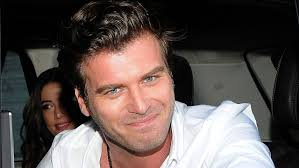
#> input picture gorsel_segmentasion/flagged/Resim Yükleyin/14f872d871edf0723e7c/images 4.jpeg, 299 x 168 px
$ python -i main.py   (imports and definitions only)
#> lines starting #> are read from the running program, lines starting #| are printed output that depends on the picture; after the words box and inside, x2 and y2 are one past the last pixel; in counts of white or black regions, pixels touching at a corner belong together
import gradio as gr
import cv2
import numpy as np
import matplotlib.pyplot as plt
import tempfile
import os

def segment_image(image):
    # Görüntü işleme
    if len(image.shape) == 2:  # Eğer gri tonlamalı ise
        image_rgb = cv2.cvtColor(image, cv2.COLOR_GRAY2RGB)
    else:
        image_rgb = image  # Zaten RGB formatında

    gray_image = cv2.cvtColor(image_rgb, cv2.COLOR_RGB2GRAY)
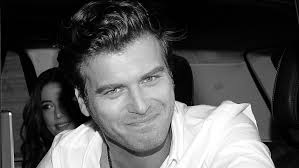
#> gray_image: shape (168, 299); min 0, max 255, mean 85.3
    thresh_value, binary_image = cv2.threshold(gray_image, 0, 255, cv2.THRESH_BINARY + cv2.THRESH_OTSU)
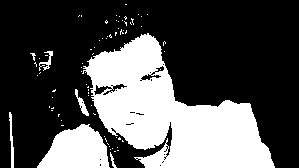
#> binary_image: shape (168, 299); 31.8% white; 75 white regions (68 under 20 px), largest, box (x1, y1, x2, y2) and area: (82, 33, 275, 168) 13196, (37, 124, 110, 168) 2206, (9, 112, 14, 168) 144
#> thresh_value = 115

    fig, ax = plt.subplots(1, 2, figsize=(10, 5))

    ax[0].imshow(image_rgb)
    ax[0].set_title('Orijinal Görüntü (RGB)')
    ax[0].axis('off')

    ax[1].imshow(binary_image, cmap='gray')
    ax[1].set_title('Segmentasyon Sonucu (Eşikleme)')
    ax[1].axis('off')

    plt.tight_layout()

    # Geçici dosya oluşturma
    result_path = tempfile.mktemp(suffix='.png')
    plt.savefig(result_path)
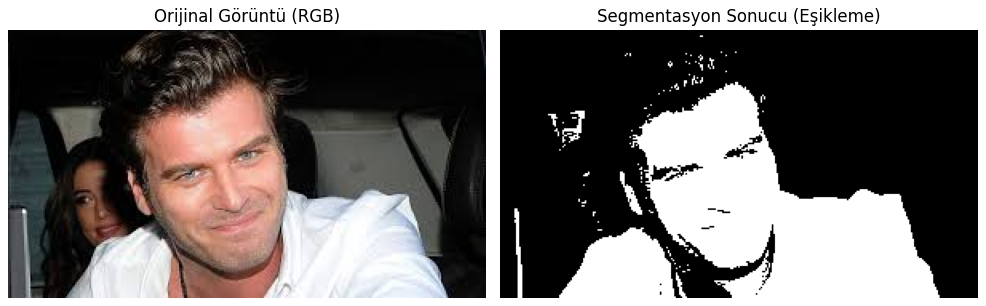
#> figure drawn by matplotlib, 2 panels
    plt.close()

    return result_path

# Gradio arayüzü
# [7 lines that did not run here, left out]

# Arayüzü başlatma
# [1 line not run here, left out]

>>> import cv2
>>> picture = cv2.cvtColor(cv2.imread('flagged/Resim Yükleyin/14f872d871edf0723e7c/images 4.jpeg'), cv2.COLOR_BGR2RGB)
>>> result = segment_image(picture)
